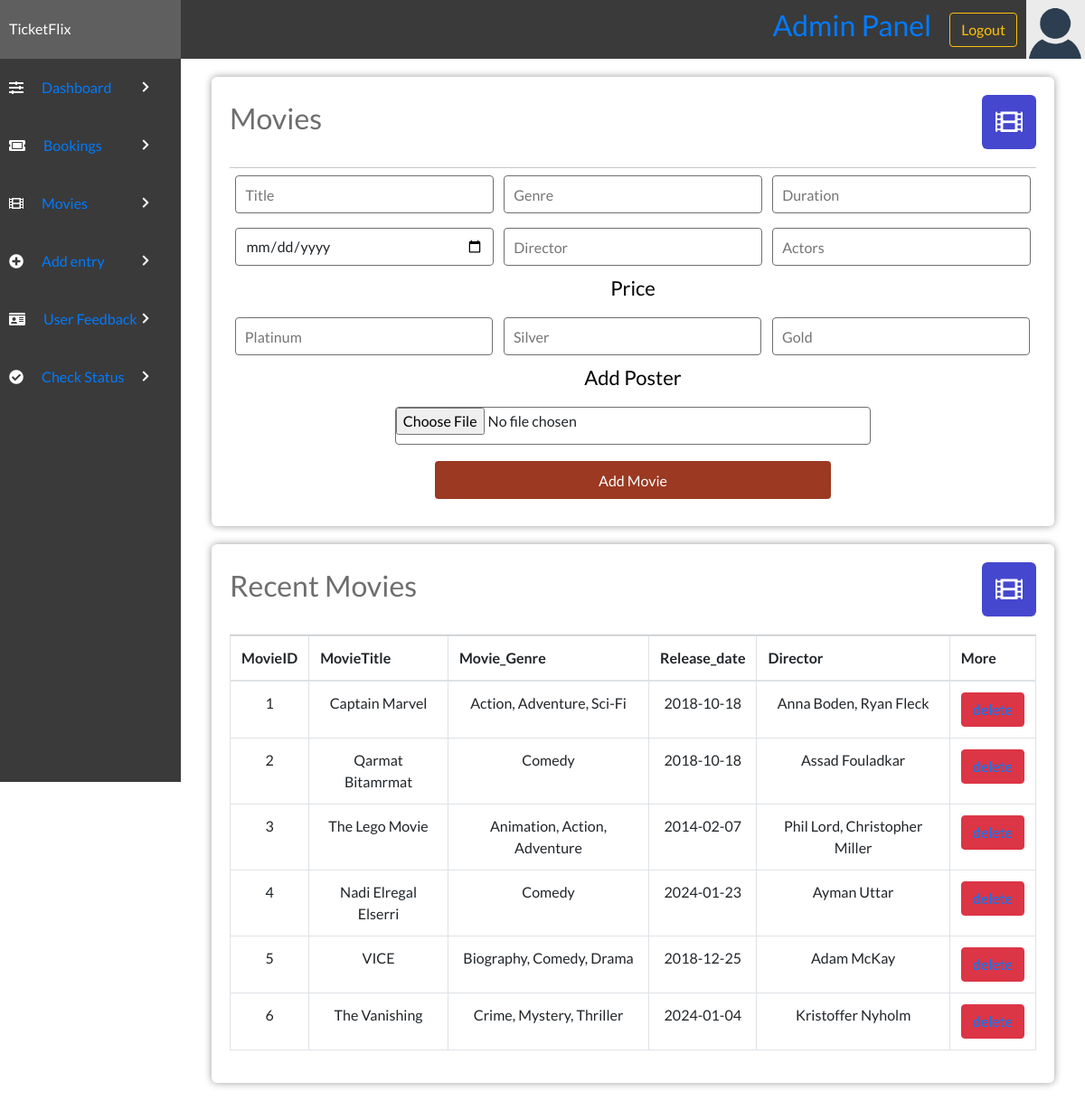
/admin/addmovie.php (signed in), run on an earlier commit of the app's database.
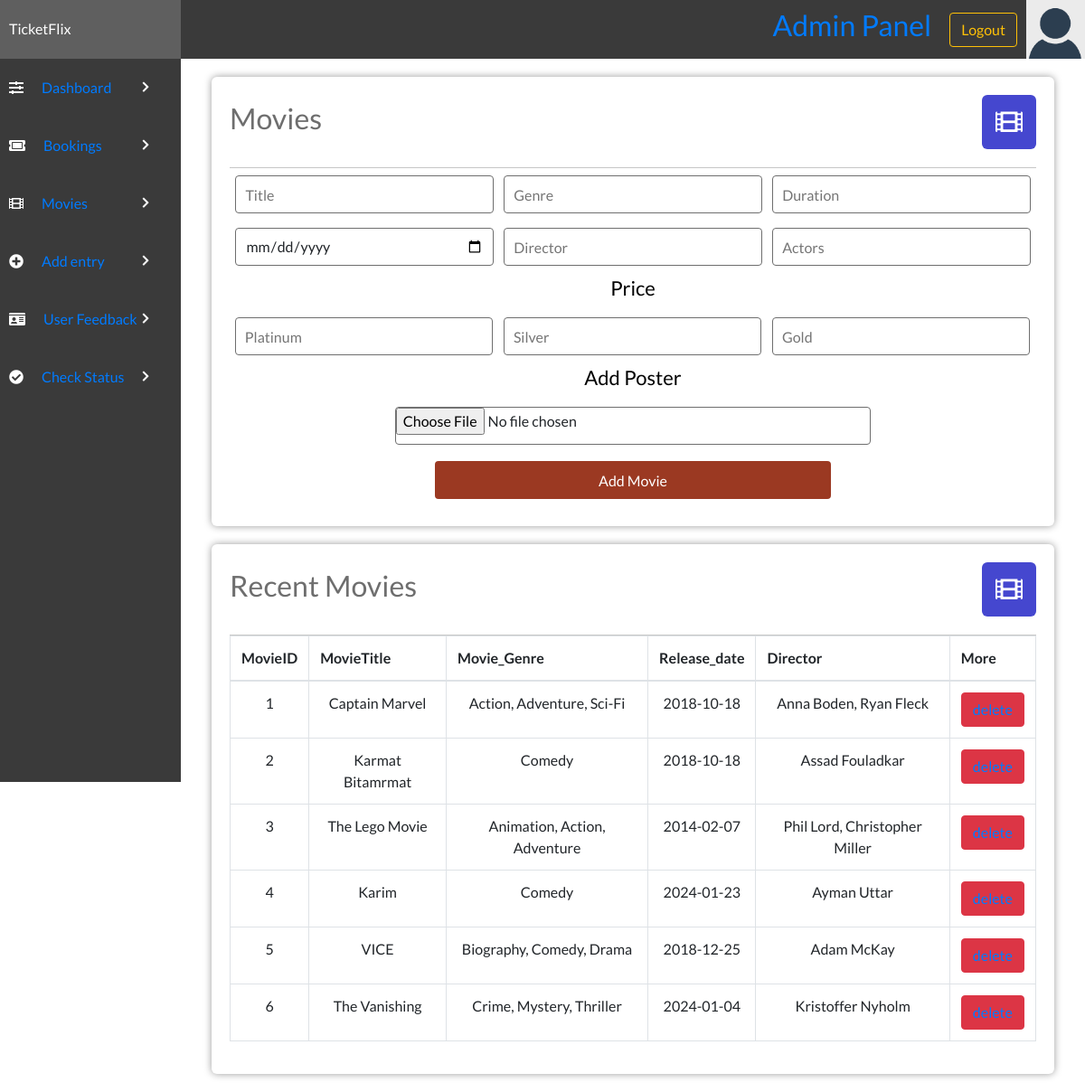
And on a later commit of the database.
### tables this page shows
CREATE TABLE `movietable` (
  `movieID` int(11) NOT NULL,
  `movieImg` varchar(150) NOT NULL,
  `movieTitle` varchar(100) NOT NULL,
  `movieGenre` varchar(50) NOT NULL,
  `movieDuration` int(11) NOT NULL,
  `movieRelDate` date NOT NULL,
  `movieDirector` varchar(50) NOT NULL,
  `movieActors` varchar(150) NOT NULL,
  `Platinum` int(11) NOT NULL,
  `Silver` int(11) NOT NULL,
  `Gold` int(11) NOT NULL
);

### admin/addmovie.php (the view, shortened to what this page needs)
<!DOCTYPE html>
<html lang="en">
<head>
    <link rel="stylesheet" href="../style/styles.css">
    <link rel="stylesheet" href="https://use.fontawesome.com/releases/v5.7.2/css/all.css">
    <link rel="stylesheet" href="https://maxcdn.bootstrapcdn.com/bootstrap/4.0.0/css/bootstrap.min.css">
    <link rel="stylesheet" href="https://cdn.datatables.net/1.10.22/css/dataTables.bootstrap4.min.css">
    <link rel="stylesheet" href="https://maxcdn.bootstrapcdn.com/bootstrap/4.0.0/css/bootstrap.min.css">
</head>
<body>
    <?php include('header.php'); ?>
    <div class="admin-container">
        <?php include('sidebar.php'); ?>
        <div class="admin-section admin-section2">
            <div class="admin-section-column">
                <div class="admin-section-panel admin-section-panel2">
                    <div class="admin-panel-section-header">
                        <h2>Movies</h2>
                        <i class="fas fa-film" style="background-color: #4547cf"></i>
                    </div>
                    <form action="" method="POST">
                        <input placeholder="Title" type="text" name="movieTitle" required>
                        <input placeholder="Genre" type="text" name="movieGenre" required>
                        <input placeholder="Duration" type="number" name="movieDuration" required>
                        <input placeholder="Release Date" type="date" name="movieRelDate" required>
                        <input placeholder="Director" type="text" name="movieDirector" required>
                        <input placeholder="Actors" type="text" name="movieActors" required>
                        <label>Price</label>
                        <input placeholder="Platinum" type="text" name="Platinum" required><br />
                        <input placeholder="Silver" type="text" name="Silver" required><br />
                        <input placeholder="Gold" type="text" name="Gold" required><br />
                        <br>
                        <label>Add Poster</label>
                        <input type="file" name="movieImg" accept="image/*">
                        <button type="submit" value="submit" name="submit" class="form-btn">Add Movie</button>
                    </form>
                </div>
                <div class="admin-section-panel admin-section-panel2">
                    <div class="admin-panel-section-header">
                        <h2>Recent Movies</h2>
                        <i class="fas fa-film" style="background-color: #4547cf"></i>
                    </div>
                    <table class="table table-bordered" id="dataTable" width="100%" cellspacing="0">
                        <tr>
                            <th>MovieID</th>
                            <th>MovieTitle</th>
                            <th>Movie_Genre</th>
                            <th>Release_date</th>
                            <th>Director</th>
                            <th>More</th>
                        </tr>
                        <tbody>
                            <?php
                            $host = "localhost";
                            $user = "root";
                            $password = "";
                            $dbname = "TicketFlixTest";
                            $con = mysqli_connect($host, $user, $password, $dbname);
                            $select = "SELECT * FROM `movietable`";
                            $run = mysqli_query($con, $select);
                            while ($row = mysqli_fetch_array($run)) {
                                $ID = $row['movieID'];
                                $title = $row['movieTitle'];
                                $genere = $row['movieGenre'];
                                $releasedate = $row['movieRelDate'];
                                $movieactor = $row['movieDirector'];
                            ?>
                                <tr align="center">
                                    <td><?php echo $ID; ?></td>
                                    <td><?php echo $title; ?></td>
                                    <td><?php echo $genere; ?></td>
                                    <td><?php echo $releasedate; ?></td>
                                    <td><?php echo $movieactor; ?></td>
                                    <td><button value="Book Now!" type="submit" onclick="" type="button" class="btn btn-danger"><?php echo  "<a href='deletemovie.php?id=" . $row['movieID'] . "'>delete</a>"; ?></button></td>
                                </tr>
                            <?php }
                            ?>
                        </tbody>
                    </table>
                </div>
            </div>
        </div>
    </div>
</body>
</html>

What changed in the data, as far as the page shows it:
changed movietable "Assad Fouladkar": movieTitle "Qarmat Bitamrmat" → "Karmat Bitamrmat"
changed movietable "Ayman Uttar": movieTitle "Nadi Elregal Elserri" → "Karim"
